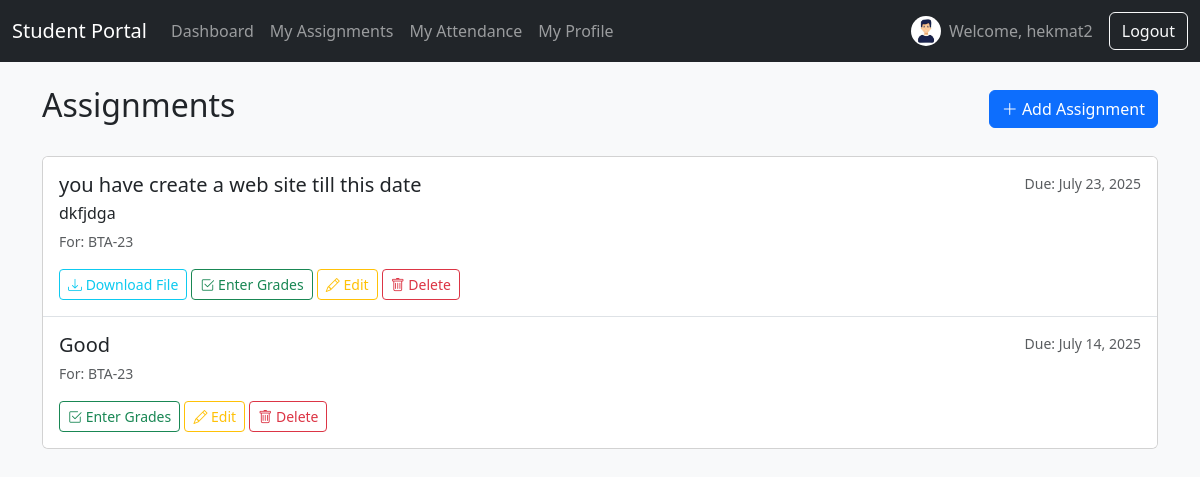
Page /assignments/ (signed in) on the committed database.
### students/models.py (models this page shows, shortened)
class Assignment(models.Model):
    title = models.CharField(max_length=200)
    group = models.ForeignKey(Group, on_delete=models.CASCADE, related_name='assignments')
    description = models.TextField(blank=True, null=True)
    file = models.FileField(upload_to='assignments/', blank=True, null=True)
    due_date = models.DateField(blank=True, null=True)
    created_at = models.DateTimeField(auto_now_add=True)
    class Meta:
        ordering = ['-due_date']

class Group(models.Model):
    name = models.CharField(max_length=100, unique=True, verbose_name="Group Name")

### students/views.py (the view)
# urls.py: path('assignments/', views.AssignmentListView.as_view(), name='assignment-list'),
class AssignmentListView(AuthRequiredMixin, ListView):
    model = Assignment
    template_name = 'students/assignment_list.html'
    context_object_name = 'assignments'

### students/context_processors.py (called while the page is built)
def student_profile_picture(request):
    if request.user.is_authenticated and not request.user.is_superuser:
        try:
            student = Student.objects.get(user=request.user)
            return {'student_photo_url': student.photo.url}
        except Student.DoesNotExist:
            return {}
    return {}

### students/templates/students/assignment_list.html
{% extends 'students/base.html' %} {% block title %}Assignments{% endblock %}
{%block content %}
<div class="d-flex justify-content-between align-items-center mb-4">
  <h2>Assignments</h2>
  <a href="{% url 'assignment-add' %}" class="btn btn-primary"
    ><i class="bi bi-plus-lg"></i> Add Assignment</a
  >
</div>
<div class="card">
  <div class="list-group list-group-flush">
    {% for assignment in assignments %}
    <div class="list-group-item py-3">
      <div class="d-flex w-100 justify-content-between">
        <h5 class="mb-1">{{ assignment.title }}</h5>
        <small class="text-muted"
          >Due: {{ assignment.due_date|date:"F d, Y"|default:"N/A" }}</small
        >
      </div>
      {% if assignment.description %}
      <p class="mb-1">{{ assignment.description|truncatewords:25 }}</p>
      {% endif %}
      <small class="text-muted">For: {{ assignment.group.name }}</small>
      <div class="mt-3">
        {% if assignment.file %}
        <a
          href="{{ assignment.file.url }}"
          class="btn btn-sm btn-outline-info"
          download
        >
          <i class="bi bi-download"></i> Download File
        </a>
        {% endif %}
        <a
          href="{% url 'grade-entry' assignment.pk %}"
          class="btn btn-sm btn-outline-success"
        >
          <i class="bi bi-check2-square"></i> Enter Grades
        </a>
        <a
          href="{% url 'assignment-edit' assignment.pk %}"
          class="btn btn-sm btn-outline-warning"
        >
          <i class="bi bi-pencil"></i> Edit
        </a>
        <a
          href="{% url 'assignment-delete' assignment.pk %}"
          class="btn btn-sm btn-outline-danger"
        >
          <i class="bi bi-trash"></i> Delete
        </a>
      </div>
    </div>
    {% empty %}
    <div class="list-group-item text-center p-4">
      <h4>No assignments found.</h4>
      <p>Click "Add Assignment" to create your first one.</p>
    </div>
    {% endfor %}
  </div>
</div>
{% endblock content %}

### students/templates/students/base.html (shortened to what this page needs)
<!DOCTYPE html>
<html lang="en">
  <head>
    <link
      href="https://cdn.jsdelivr.net/npm/bootstrap@5.3.2/dist/css/bootstrap.min.css"
      rel="stylesheet"
    />
    <link
      rel="stylesheet"
      href="https://cdn.jsdelivr.net/npm/bootstrap-icons@1.11.1/font/bootstrap-icons.css"
    />
  </head>
  <body class="bg-light">
    {% if user.is_authenticated %}
    <nav class="navbar navbar-expand-lg navbar-dark bg-dark">
        <div class="container-fluid">
            {% if user.is_superuser %}
                <a class="navbar-brand" href="{% url 'dashboard' %}">Teacher Dashboard</a>
            {% else %}
                <a class="navbar-brand" href="{% url 'student-dashboard' %}">Student Portal</a>
            {% endif %}
            <div class="collapse navbar-collapse" id="navbarNav">
                <ul class="navbar-nav me-auto mb-2 mb-lg-0">
                    {% if user.is_superuser %}
                        <li class="nav-item">
                            <a class="nav-link" href="{% url 'student-list' %}">Students</a>
                        </li>
                        <li class="nav-item">
                            <a class="nav-link" href="{% url 'group-list' %}">Groups</a>
                        </li>
                        <li class="nav-item">
                            <a class="nav-link" href="{% url 'assignment-list' %}">Assignments</a>
                        </li>
                        <li class="nav-item">
                            <a class="nav-link" href="{% url 'announcement-list' %}">Announcements</a>
                        </li>
                        <li class="nav-item">
                            <a class="nav-link" href="{% url 'attendance' %}">Attendance</a>
                        </li>
                    {% else %}
                        <li class="nav-item">
                            <a class="nav-link" href="{% url 'student-dashboard' %}">Dashboard</a>
                        </li>
                        <li class="nav-item">
                            <a class="nav-link" href="{% url 'student-assignments' %}">My Assignments</a>
                        </li>
                        <li class="nav-item">
                            <a class="nav-link" href="{% url 'student-attendance' %}">My Attendance</a>
                        </li>
                        <li class="nav-item">
                            <a class="nav-link" href="{% url 'student-profile' %}">My Profile</a>
                        </li>
                    {% endif %}
                </ul>
                {% if user.is_superuser %}
                    <span class="navbar-text me-3">
                        Welcome, {{ user.username }}
                    </span>
                {% else %}
                    <span class="navbar-text me-3 d-flex align-items-center">
                        {% if student_photo_url %}
                            <img src="{{ student_photo_url }}" class="rounded-circle me-2" alt="{{ user.username }}" width="30" height="30" style="object-fit: cover;">
                        {% endif %}
                        Welcome, {{ user.username }}
                    </span>
                {% endif %}
                <form action="{% url 'logout' %}" method="post" class="d-flex">
                    <button type="submit" class="btn btn-outline-light">Logout</button>
                </form>
            </div>
        </div>
    </nav>
    {% endif %}
    <main class="container mt-4">
       {% block content %}{% endblock %}
    </main>
  </body>
</html>

### rows in the picture
Assignment: title "you have create a web site till this date", due_date "July 23, 2025", description "dkfjdga", group.name "BTA-23"
Assignment: title "Good", due_date "July 14, 2025", group.name "BTA-23"

### other values in the picture
{{ user.username }} "hekmat2"
